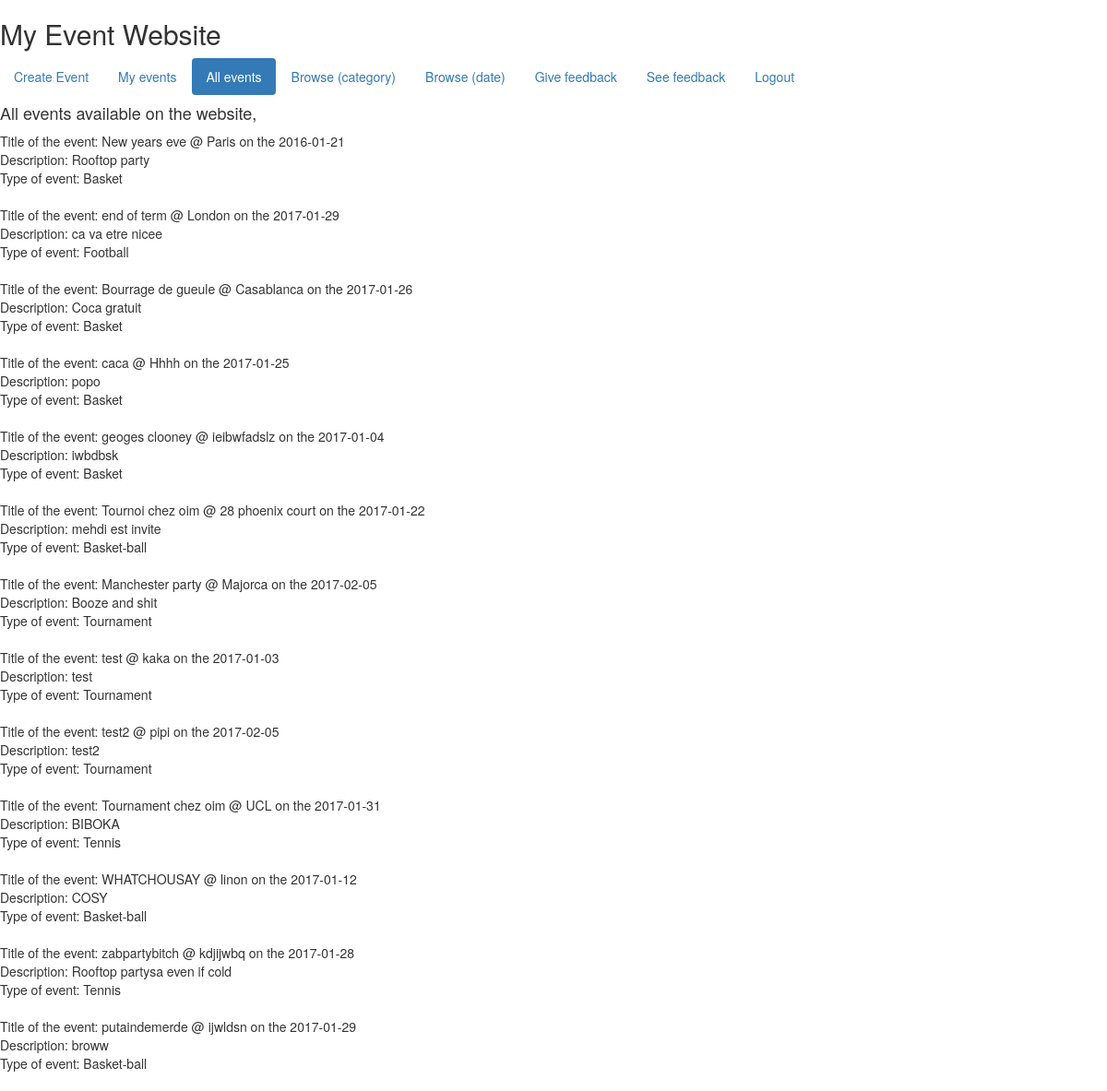
Screenshot of /allEvents.php with the database file from the repository.
### tables this page shows
CREATE TABLE IF NOT EXISTS `events` (
  `id` int(11) NOT NULL AUTO_INCREMENT,
  `title` varchar(255) NOT NULL,
  `description` varchar(255) NOT NULL,
  `location` varchar(255) NOT NULL,
  `startdate` varchar(255) NOT NULL,
  `enddate` varchar(255) NOT NULL,
  `categorisation` varchar(255) NOT NULL,
  `tickets` varchar(255) NOT NULL,
  `userid` int(11) NOT NULL,
  PRIMARY KEY (`id`),
  KEY `userid` (`userid`)
);

### allevents.php (the view, shortened to what this page needs)
<?php
$hostname = "localhost";
$username = "root";
$password = "root";
$databaseName = "userr";
$connect = mysqli_connect($hostname, $username, $password, $databaseName);
$query = "SELECT * FROM `events`";
$result = mysqli_query($connect, $query);
?>
<!doctype html>
<html>
  <link rel="stylesheet" href="https://maxcdn.bootstrapcdn.com/bootstrap/3.3.7/css/bootstrap.min.css">
<head>
</head>
<body>
 <h2>My Event Website</h2>
  <ul class="nav nav-pills" role="tablist">
    <li><a href="createEvent.php">Create Event</a></li>
    <li><a href="myevents.php">My events</a></li>
    <li class="active"><a href="allEvents.php">All events</a></li>
    <li><a href="browsebycategory.php">Browse (category)</a></li>
    <li><a href="browseByDate.php">Browse (date)</a></li>
    <li><a href="feedback.php">Give feedback</a></li>
    <li><a href="seefeedback.php">See feedback</a></li>
    <li> <a href="logout.php">Logout</a></li>
  </ul>
     <h4> All events available on the website, <?=$_SESSION['sess_name'];?> </h4>
    <div>
    <?php
while($row = mysqli_fetch_array($result)){
   echo "Title of the event: " . $row['title'] . " @ " . $row['location'] . "</td> <td>" . " on the " . $row['startdate']."<br />". "Description: " .  $row['description']."<br />". "Type of event: " .  $row['categorisation']."<br />" . "</td><br /></tr>" ;
}
    ?>
        </div>
</body>
</html>

### rows the page displays
events: title "New years eve", location "Paris", startdate "2016-01-21", description "Rooftop party", categorisation "Basket"
events: title "end of term", location "London", startdate "2017-01-29", description "ca va etre nicee", categorisation "Football"
events: title "Bourrage de gueule", location "Casablanca", startdate "2017-01-26", description "Coca gratuit", categorisation "Basket"
events: title "caca", location "Hhhh", startdate "2017-01-25", description "popo", categorisation "Basket"
events: title "geoges clooney", location "ieibwfadslz", startdate "2017-01-04", description "iwbdbsk", categorisation "Basket"
events: title "Tournoi chez oim", location "28 phoenix court", startdate "2017-01-22", description "mehdi est invite", categorisation "Basket-ball"
events: title "Manchester party", location "Majorca", startdate "2017-02-05", description "Booze and shit", categorisation "Tournament"
events: title "test", location "kaka", startdate "2017-01-03", description "test", categorisation "Tournament"
events: title "test2", location "pipi", startdate "2017-02-05", description "test2", categorisation "Tournament"
events: title "Tournament chez oim", location "UCL", startdate "2017-01-31", description "BIBOKA", categorisation "Tennis"
events: title "WHATCHOUSAY", location "linon", startdate "2017-01-12", description "COSY", categorisation "Basket-ball"
events: title "zabpartybitch", location "kdjijwbq", startdate "2017-01-28", description "Rooftop partysa even if cold", categorisation "Tennis"
events: title "putaindemerde", location "ijwldsn", startdate "2017-01-29", description "broww", categorisation "Basket-ball"
